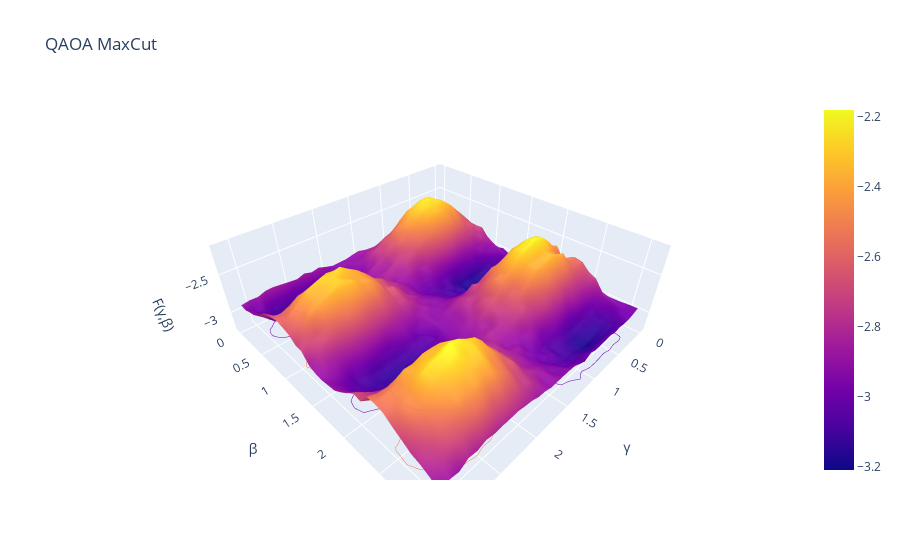

Write notebook code for a chart like this one.
### Code cell
# Plot landscape in 3D 
a_gamma = np.arange(0, np.pi, step_size)
b_beta = np.arange(0, np.pi, step_size)
fig = go.Figure(data=go.Surface(z=landscape, x=a_gamma, y=b_beta))

fig.update_traces(contours_z=dict(show=True, usecolormap=True, highlightcolor='limegreen', project_z=True))


fig.update_layout(title="QAOA MaxCut", scene=dict(
    xaxis_title="γ",
    yaxis_title="β",
    zaxis_title="F(γ,β)"
))

### Figure 1 — Plotly figure (JSON) as saved in the notebook; plotly's stock layout.template omitted (floating-point values rounded to 4 significant figures; data arrays with more than 128 entries replaced by an {"elided": "..."} marker saying what was removed)
{"data": [{"contours": {"z": {"highlightcolor": "limegreen", "project": {"z": true}, "show": true, "usecolormap": true}}, "type": "surface", "x": [0, 0.1, 0.2, 0.3, 0.4, 0.5, 0.6, 0.7, 0.8, 0.9, 1, 1.1, 1.2, 1.3, 1.4, 1.5, 1.6, 1.7, 1.8, 1.9, 2, 2.1, 2.2, 2.3, 2.4, 2.5, 2.6, 2.7, 2.8, 2.9, 3, 3.1], "y": [0, 0.1, 0.2, 0.3, 0.4, 0.5, 0.6, 0.7, 0.8, 0.9, 1, 1.1, 1.2, 1.3, 1.4, 1.5, 1.6, 1.7, 1.8, 1.9, 2, 2.1, 2.2, 2.3, 2.4, 2.5, 2.6, 2.7, 2.8, 2.9, 3, 3.1], "z": {"elided": "32x32 float values"}}], "layout": {"scene": {"xaxis": {"title": {"text": "γ"}}, "yaxis": {"title": {"text": "β"}}, "zaxis": {"title": {"text": "F(γ,β)"}}}, "title": {"text": "QAOA MaxCut"}}}
